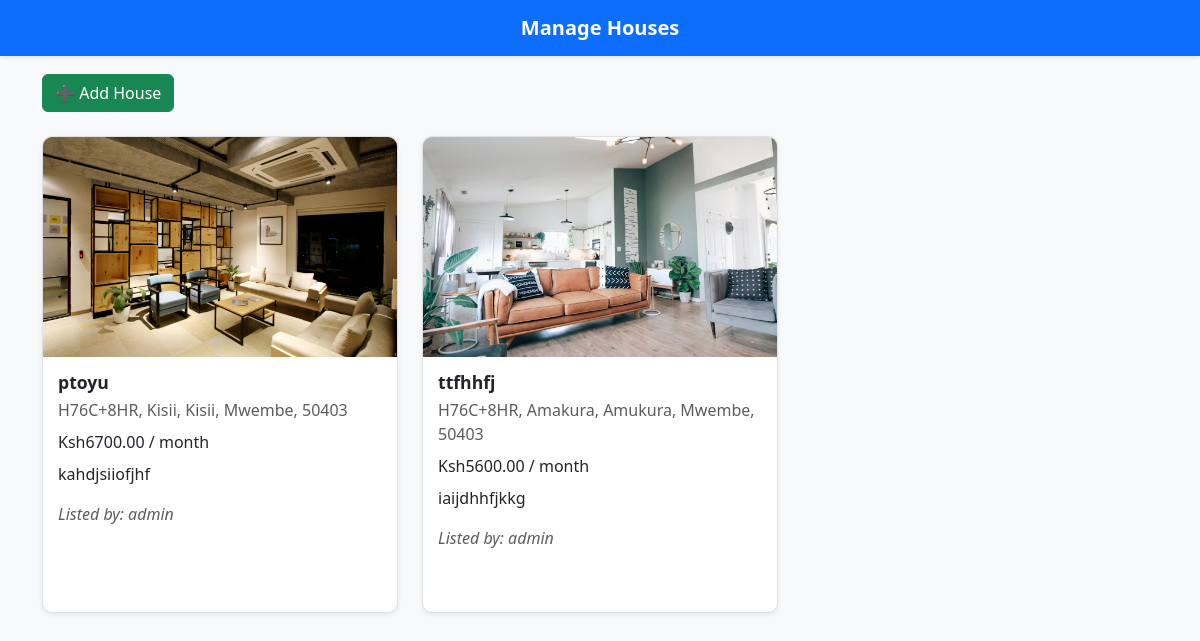
The page /houses/houses.php (signed in) on the database its author committed.
### tables this page shows
CREATE TABLE `houses` (
  `id` int(11) NOT NULL,
  `title` varchar(255) NOT NULL,
  `description` text NOT NULL,
  `location` varchar(255) DEFAULT NULL,
  `rent` decimal(10,2) NOT NULL,
  `images` varchar(255) NOT NULL,
  `landlord_id` int(11) NOT NULL,
  `created_at` timestamp NOT NULL DEFAULT current_timestamp(),
  `status` varchar(50) DEFAULT NULL,
  `type` varchar(50) DEFAULT NULL,
  `area` varchar(50) DEFAULT NULL,
  `address` varchar(255) DEFAULT NULL,
  `city` varchar(100) DEFAULT NULL,
  `state` varchar(100) DEFAULT NULL,
  `zip` varchar(20) DEFAULT NULL,
  `detailed_description` text DEFAULT NULL
);

CREATE TABLE `users` (
  `id` int(11) NOT NULL,
  `username` varchar(50) NOT NULL,
  `email` varchar(100) NOT NULL,
  `password` varchar(255) NOT NULL,
  `role` enum('student','landlord','admin') NOT NULL,
  `created_at` timestamp NOT NULL DEFAULT current_timestamp()
);

### houses/houses.php (the view, shortened to what this page needs)
<?php
include("../config/db.php");
$role = strtolower(trim($_SESSION['role'] ?? ''));
$user_id = $_SESSION['user_id'];
if ($role === 'admin') {
    $result = $conn->query("SELECT h.*, u.username AS landlord_name FROM houses h JOIN users u ON h.landlord_id=u.id ORDER BY h.id DESC");
} else {
    $stmt = $conn->prepare("SELECT * FROM houses WHERE landlord_id = ? ORDER BY id DESC");
    $stmt->bind_param("i", $user_id);
    $stmt->execute();
    $result = $stmt->get_result();
}
?>
<!DOCTYPE html>
<html lang="en">
<head>
    <link href="https://cdn.jsdelivr.net/npm/bootstrap@5.3.2/dist/css/bootstrap.min.css" rel="stylesheet">
</head>
<body class="bg-light">
<div class="container mt-4">
<nav class="navbar navbar-expand-lg navbar-dark bg-primary shadow-sm fixed-top">
  <div class="container-fluid justify-content-center">
    <a class="navbar-brand fw-bold text-center m-0" href="#" style="font-size: 1.25rem;">
      Manage Houses
    </a>
  </div>
</nav>
    <a href="add_house.php" class="btn btn-success mb-4">➕ Add House</a>
    <?php if ($result->num_rows > 0): ?>
        <div class="row g-4">
            <?php while($house = $result->fetch_assoc()): ?>
                <?php
                $imgVal = $house['images'] ?? '';
                $imgSrc = (!empty($imgVal) && file_exists('../' . $imgVal)) ? '../' . $imgVal : 'https://via.placeholder.com/300x200?text=No+Image';
                ?>
                <div class="col-md-4">
                <div class="property-card shadow-sm h-100">
                    <img src="<?= htmlspecialchars($imgSrc) ?>" class="property-img" alt="House Image">
                    <div class="property-info d-flex flex-column h-100">
                        <h5><?= htmlspecialchars($house['title']) ?></h5>
                        <p class="text-muted mb-2"><?= htmlspecialchars($house['location']) ?></p>
                        <span class="price mb-2">Ksh<?= htmlspecialchars($house['rent']) ?> / month</span>
                        <p class="mb-3"><?= htmlspecialchars($house['description']) ?></p>
                        <?php if($role === 'admin'): ?>
                            <p class="text-muted"><em>Listed by: <?= htmlspecialchars($house['landlord_name']) ?></em></p>
                        <?php endif; ?>
                    </div>
                </div>
            </div>
            <?php endwhile; ?>
        </div>
    <?php endif; ?>
</div>
</body>
</html>

### houses/houses.php (style rules this page uses)
body { padding-top: 50px; }
.property-card { background: #fff; border-radius: 10px; overflow: hidden; transition: transform 0.3s ease, box-shadow 0.3s ease; border: 1px solid #dee2e6; }
.property-img { width: 100%; height: 220px; object-fit: cover; }
.property-info { padding: 15px; text-align: left; }
.property-info h5 { font-size: 1.1rem; font-weight: 600; margin-bottom: 5px; }

### rows shown on the page
houses: images (picture), title "ptoyu", location "H76C+8HR, Kisii, Kisii, Mwembe, 50403", rent "6700.00", description "kahdjsiiofjhf", landlord.username "admin"
houses: images (picture), title "ttfhhfj", location "H76C+8HR, Amakura, Amukura, Mwembe, 50403", rent "5600.00", description "iaijdhhfjkkg", landlord.username "admin"
